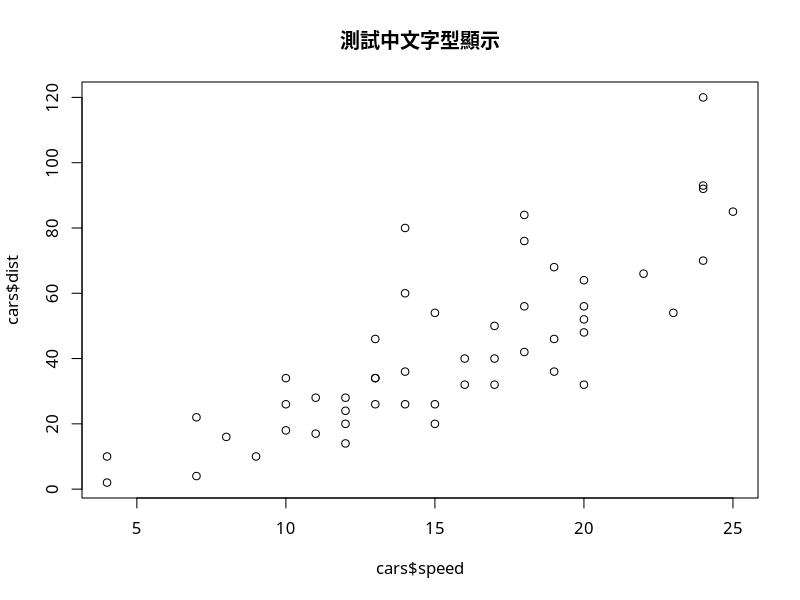
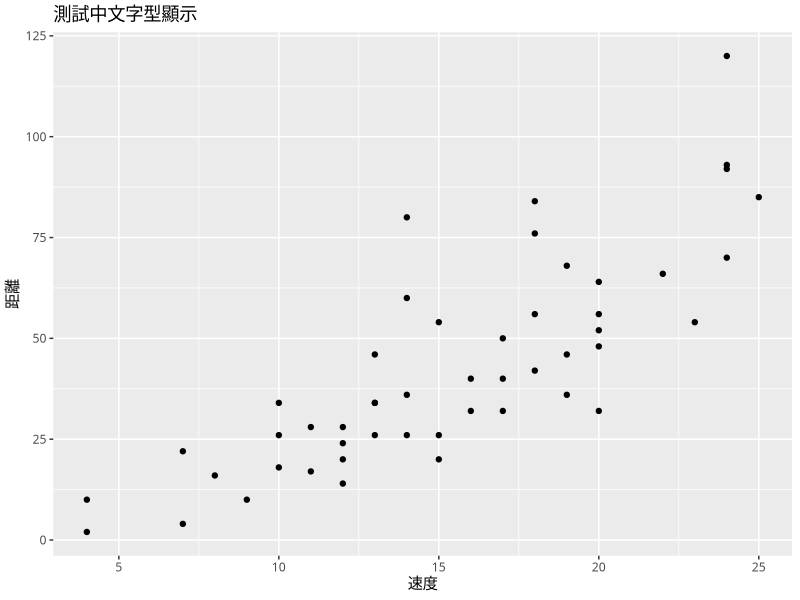

Reproduce these figures in R, in order.
# To test the display of Chinese characters in R's plotting system
# Base Plotting System
plot(x = cars$speed, y = cars$dist, main = "測試中文字型顯示", family = "STHeiti")

# ggplot2
#install.packages("ggplot2")
library(ggplot2)
ggplot(cars, aes(x = cars$speed, y = cars$dist)) + geom_point() + ggtitle("測試中文字型顯示") + xlab("速度") + ylab("距離") + theme(text = element_text(family = "STHeiti"))